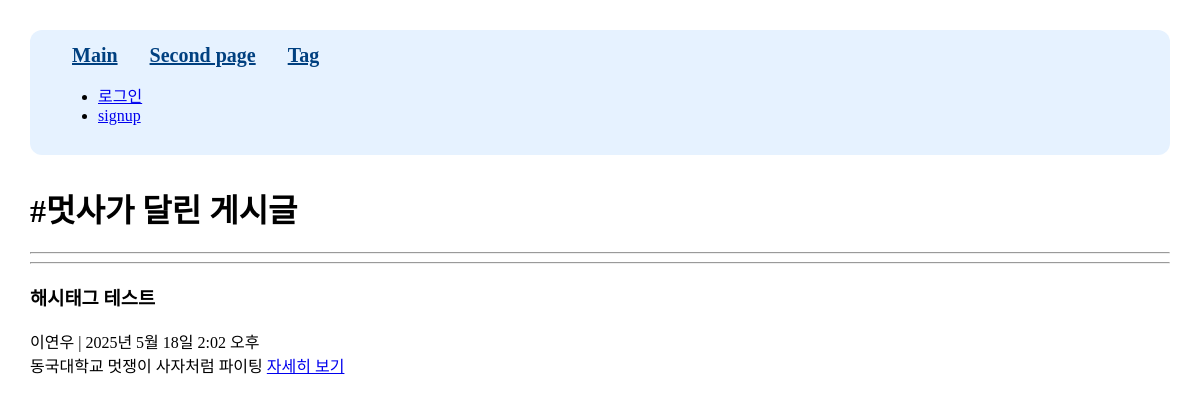
/tag-posts/2, run on the app's committed database.
### main/models.py (models this page shows, shortened)
class Tag(models.Model):
    name = models.CharField(max_length=30, null=False, blank=False)
    def __str__(self):
        return self.name

class Post(models.Model):
    title = models.CharField(max_length=50)
    author = models.ForeignKey(User, null= False, blank=False, on_delete=models.CASCADE)
    content = models.TextField()
    date = models.DateTimeField()
    update_date = models.DateTimeField()
    image = models.ImageField(upload_to="blog/", blank=True, null=True)
    tags = models.ManyToManyField(Tag, related_name= 'posts', blank=True)
    like = models.ManyToManyField(User, related_name='likes', blank=True)
    like_count = models.PositiveIntegerField(default=0)
    def summary(self):
        return self.content[:20]

### main/views.py (the view)
# urls.py: path('tag-posts/<int:tag_id>', tag_post, name="tag_post"),
def tag_post(request, tag_id):
    tag = get_object_or_404(Tag, id = tag_id)
    posts = tag.posts.all()
    return render(request, 'main/tag-post.html',{
        'tag':tag,
        'posts':posts
    })

### main/templates/main/tag-post.html
{% extends 'base.html' %}
{% load static %}
{% block content %}
<div>
  <h1>#{{tag}}가 달린 게시글</h1>
  <hr>
  <div>
    {% for p in posts %}
    <hr>
    <h3>{{p.title}}</h3>
    {{p.author}} | {{p.date}}<br />
    {{p.summary}}
    <a href="{% url 'main:detail' p.id %}">자세히 보기</a>
    <br />
    {% endfor %}
  </div>
</div>
{% endblock %}

### config/templates/base.html (style rules this page uses)
.body-container { margin: 30px; }

### data on the page
Tag: name "멋사"
Post: title "해시태그 테스트", author "이연우", date "2025년 5월 18일 2:02 오후", summary "동국대학교 멋쟁이 사자처럼 파이팅"
